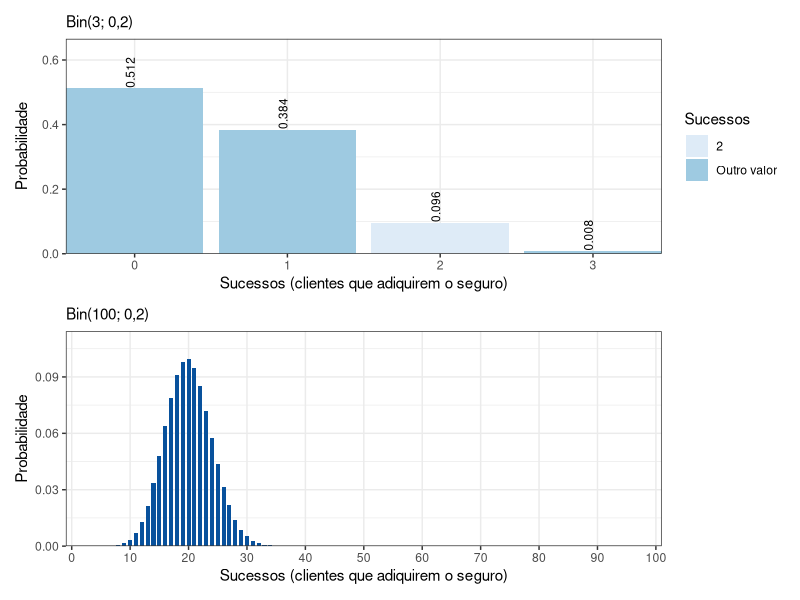
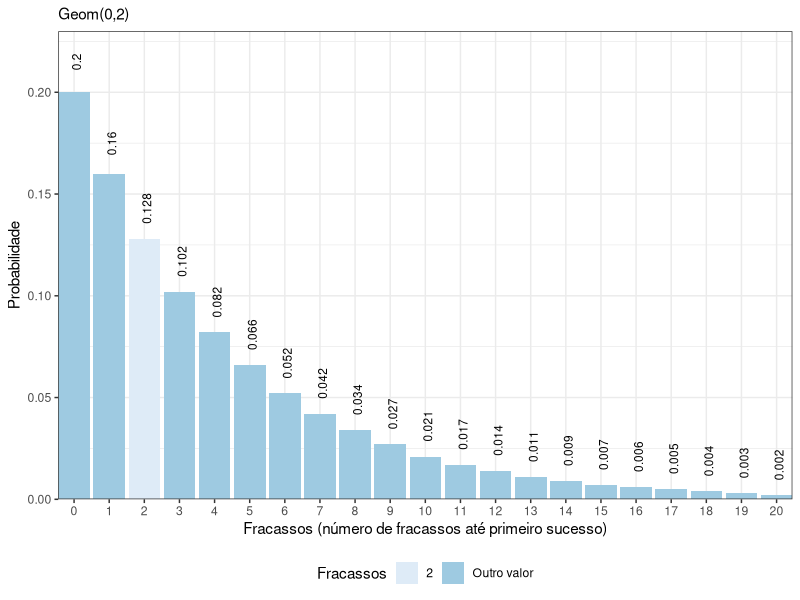
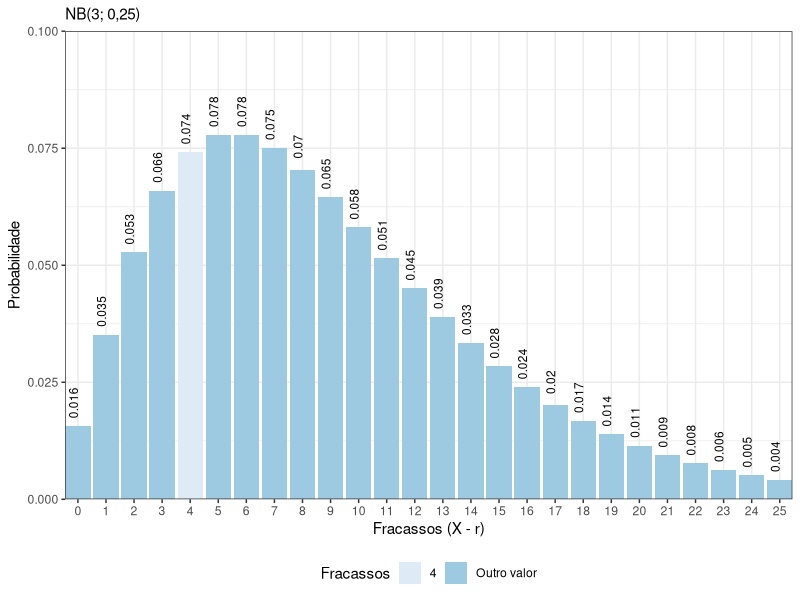
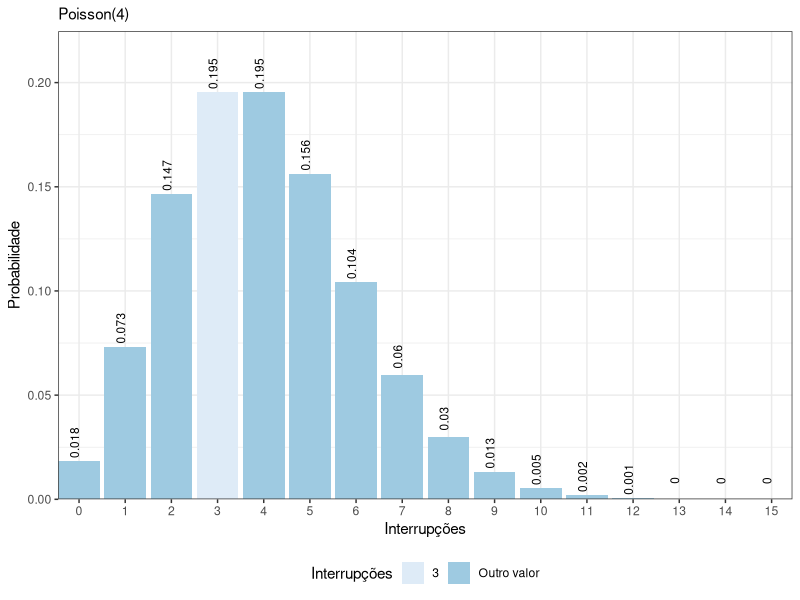

Here is the R script that generated these plots, in order:
## ---- chunk 1
dbinom(0, 6, 0.4) # P(X=0)
dbinom(1, 6, 0.4) # P(X=1)
dbinom(2, 6, 0.4) # P(X=2)
dbinom(3, 6, 0.4) # P(X=3)
dbinom(4, 6, 0.4) # P(X=4)
dbinom(5, 6, 0.4) # P(X=5)
dbinom(6, 6, 0.4) # P(X=6)
## ---- chunk 2
dbinom(0:6, 6, 0.4)
## ---- chunk 3
n <- 3
p <- 0.2
df_bin3 <- data.frame(x = 0:n, 
                 prob = dbinom(x = 0:n, size = n, prob = p))

n <- 100
df_bin100 <- data.frame(x = 0:n, 
                 prob = dbinom(x = 0:n, size = n, prob = p))
## ---- chunk 4
library(dplyr)
library(ggplot2)

n <- 3
p <- 0.2
df <- data.frame(x = 0:n, 
                 prob = dbinom(x = 0:n, size = n, prob = p))

g1 <- df %>%
  mutate(dois = ifelse(x == 2, 2, "Outro valor")) %>%
  ggplot(aes(x = factor(x), y = prob, fill = dois)) +
  geom_col() +
  geom_text(
    aes(label = round(prob,3), y = prob + 0.05),
    # position = position_dodge(1.15),
    size = 3,
    vjust = 0, hjust=.5, angle = 90
  ) +
  scale_x_discrete(expand = c(0.01, 0))+
  scale_y_continuous(expand = c(0, 0.0), limits = c(0,max(df$prob)*1.3))+
  scale_fill_brewer(palette = "Blues")+
  labs(
    subtitle = "Bin(3; 0,2)",
    x = "Sucessos (clientes que adiquirem o seguro)",
    y = "Probabilidade",
    fill= "Sucessos")+
  theme_bw()+
  theme(legend.position = "right")


n <- 100
p <- 0.2
df <- data.frame(x = 0:n, 
                 prob = dbinom(x = 0:n, size = n, prob = p))

g2 <- df %>%
  mutate(dois = "2") %>%
  ggplot(aes(x = factor(x), y = prob)) +
  geom_col(width = 0.7, fill = "#08519C") +
  scale_x_discrete(expand = c(0.01, 0), breaks=seq(0,n,10))+
  scale_y_continuous(expand = c(0, 0.0), limits = c(0, max(df$prob)+0.015))+
  labs(
    subtitle = "Bin(100; 0,2)",
    x = "Sucessos (clientes que adiquirem o seguro)",
    y = "Probabilidade")+
  theme_bw()+
  theme(legend.position = "none")

library(patchwork)

(g1)/g2
## ---- chunk 5
n <- 20
p <- 0.2
df <- data.frame(x = 0:n, 
                 prob = dgeom(x = 0:n, prob = p))
## ---- chunk 6
library(dplyr)
library(ggplot2)

n <- 20
p <- 0.2
df <- data.frame(x = 0:n, 
                 prob = round(dgeom(x = 0:n, prob = p),3))

df %>%
  mutate(dois = ifelse(x == 3-1, 2, "Outro valor")) %>%
  ggplot(aes(x = factor(x), y = prob, fill = dois)) +
  geom_col() +
  geom_text(
    aes(label = prob, #ifelse(prob!=dgeom(x = 3-1, p), "", round(prob,3)), 
        y = prob + 0.015, x=x+1.2),
    # position = position_dodge(1.15),
    size = 3,
    vjust = 0, hjust=.5, angle = 90
  ) +
  scale_x_discrete(expand = c(0.01, 0))+
  scale_y_continuous(expand = c(0, 0.0), limits = c(0,max(df$prob)*1.15))+
  scale_fill_brewer(palette = "Blues")+
  labs(
    subtitle = "Geom(0,2)",
    x = "Fracassos (número de fracassos até primeiro sucesso)",
    y = "Probabilidade",
    fill= "Fracassos")+
  theme_bw()+
  theme(legend.position = "bottom")


## ---- chunk 7
r <- 3
p <- 0.25
df <- data.frame(x = 0:25, 
                 prob = dnbinom(x = 0:25, size = r, prob = p))
## ---- chunk 8
library(dplyr)
library(ggplot2)

r <- 3
p <- 0.25
f <- 7 - r #numero de fracassos

data.frame(x = 0:25, 
           prob = dnbinom(x = 0:25, size = r, prob = p)) %>%
  mutate(falhas = ifelse(x == f, f, "Outro valor")) %>%
  ggplot(aes(x = factor(x), y = prob, fill = falhas)) +
  geom_col() +
  geom_text(
    aes(label = round(prob,3), y = prob + 0.005),
    # position = position_dodge(1.15),
    size = 3,
    vjust = 0, hjust=.5, angle = 90
  ) +
  scale_x_discrete(expand = c(0.01, 0))+
  scale_y_continuous(expand = c(0, 0.0), limits = c(0,0.1))+
  scale_fill_brewer(palette = "Blues")+
  labs(#title = "Probabilidade de r = 3 sucessos em X = 7 tentativas",
    subtitle = "NB(3; 0,25)",
    x = "Fracassos (X - r)",
    y = "Probabilidade",
    fill= "Fracassos")+
  theme_bw()+
  theme(legend.position = "bottom")
## ---- chunk 9
lambda <- 4
df <- data.frame(x = 0:15, 
                 prob = dpois(x = 0:15, lambda = lambda))
## ---- chunk 10
library(dplyr)
library(ggplot2)

df %>%
  mutate(tres = ifelse(x == 3, 3, "Outro valor")) %>%
  ggplot(aes(x = factor(x), y = prob, fill = tres)) +
  geom_col() +
  geom_text(
    aes(label = round(prob,3), y = prob + 0.009),
    # position = position_dodge(1.1),
    size = 3, angle=90,
    vjust = 0, hjust=.5
  ) +
  scale_x_discrete(expand = c(0.01, 0))+
  scale_y_continuous(expand = c(0, 0.0), limits = c(0,max(df$prob)*1.15))+
  scale_fill_brewer(palette = "Blues")+
  labs(subtitle = "Poisson(4)",
       x = "Interrupções",
       y = "Probabilidade",
       fill= "Interrupções")+
  theme_bw()+
  theme(legend.position = "bottom")
## ---- chunk 11
library(kableExtra)
options(OutDec= ",")
matriz <- matrix(nrow=4, ncol=4)
v=3 #vermelho
b=4 #branco
a=5 #azul
n=v+b+a
for(i in 1:4)
  for(j in 1:4)
    matriz[i,j] = (choose(v,i-1)*choose(b,j-1)*choose(a,3-(i-1+j-1)))

matriz <- matriz/choose(n,3)

matriz <- cbind(matriz, rowSums(matriz))
matriz <- round(rbind(matriz, colSums(matriz)), 4)

colnames(matriz) <- c(paste0("P(Y=",0:3,")"), "P(X=j)")
rownames(matriz) <- c(paste0("P(X=",0:3,")"), "P(Y=i)")

matriz %>% kable(caption = 'Distribuição conjunta de X e Y.') %>% 
  kable_styling("striped", full_width = F) %>% 
  column_spec(1, bold=T) %>% 
  column_spec(6, background = "lightgray", border_left = T) %>%
  row_spec(4, extra_css = "border-bottom: 1px solid") %>% 
  row_spec(5, background = "lightgray") %>% 
  column_spec(1, border_right = T, background = "white")
